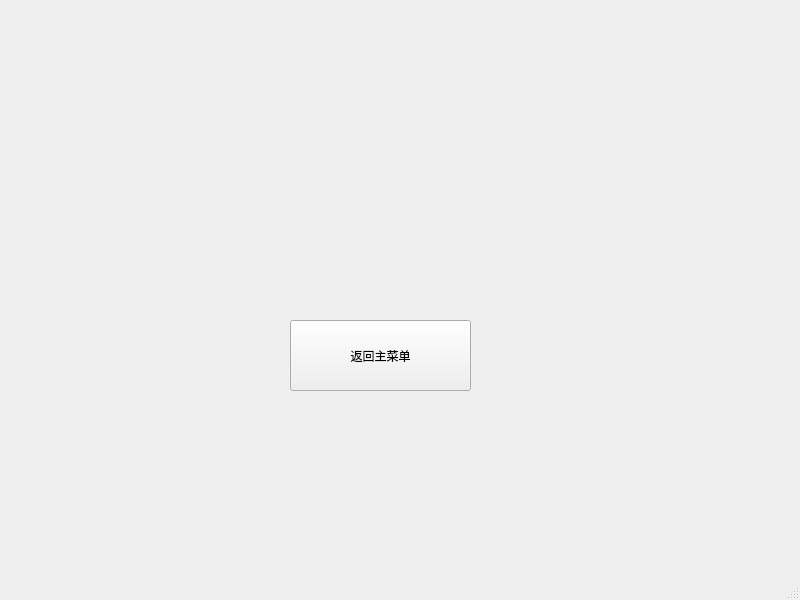
<?xml version="1.0" encoding="UTF-8"?>
<ui version="4.0">
 <class>RankWindow</class>
 <widget class="QMainWindow" name="RankWindow">
  <property name="geometry">
   <rect>
    <x>0</x>
    <y>0</y>
    <width>800</width>
    <height>600</height>
   </rect>
  </property>
  <property name="windowTitle">
   <string>MainWindow</string>
  </property>
  <widget class="QWidget" name="centralwidget">
   <widget class="QPushButton" name="btnReturn">
    <property name="geometry">
     <rect>
      <x>290</x>
      <y>320</y>
      <width>181</width>
      <height>71</height>
     </rect>
    </property>
    <property name="text">
     <string>返回主菜单</string>
    </property>
   </widget>
  </widget>
  <widget class="QMenuBar" name="menubar">
   <property name="geometry">
    <rect>
     <x>0</x>
     <y>0</y>
     <width>800</width>
     <height>22</height>
    </rect>
   </property>
  </widget>
  <widget class="QStatusBar" name="statusbar"/>
 </widget>
 <resources/>
 <connections/>
</ui>
